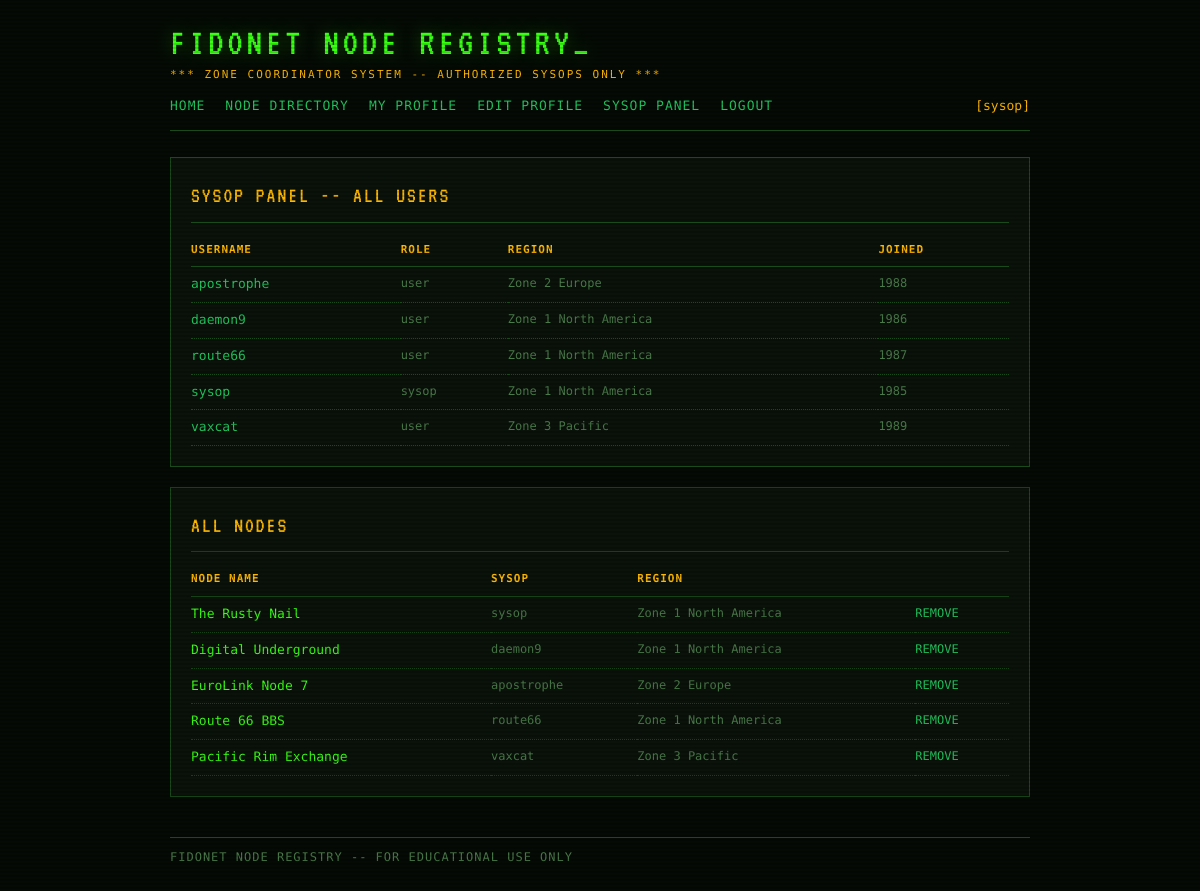
The page /sysop (signed in) on the database as committed earlier.
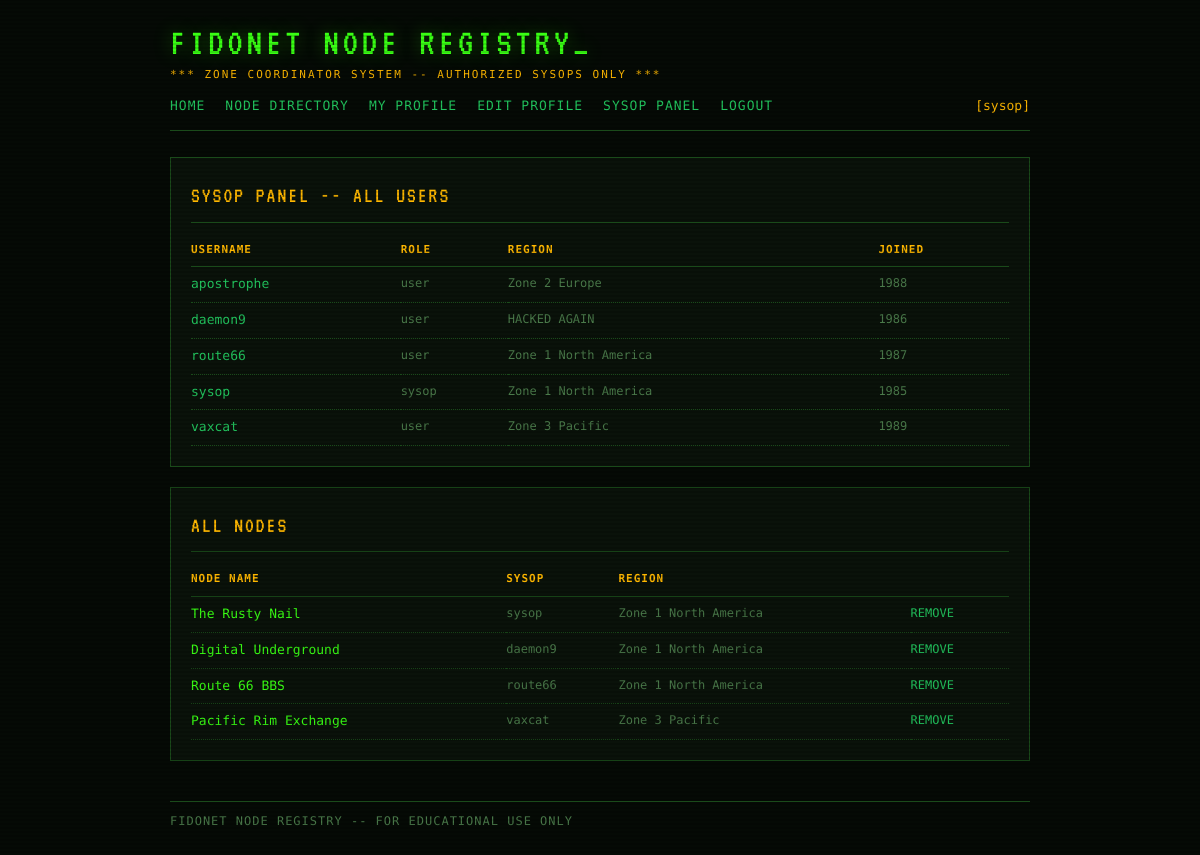
The same page on the database as committed later.
### tables this page shows
CREATE TABLE users (
            id INTEGER PRIMARY KEY AUTOINCREMENT,
            username TEXT UNIQUE NOT NULL,
            password_hash TEXT NOT NULL,
            role TEXT NOT NULL DEFAULT 'user',
            region TEXT,
            joined INTEGER
        );

CREATE TABLE nodes (
            id INTEGER PRIMARY KEY AUTOINCREMENT,
            name TEXT NOT NULL,
            phone TEXT,
            region TEXT,
            description TEXT,
            owner_id INTEGER NOT NULL
        );

### app.py (the view)
@app.route('/sysop')
def sysop():
    current = get_current_user(request)
    if not current:
        return redirect(url_for('login'))
    if current['role'] != 'sysop':
        flash('Access denied.', 'error')
        return redirect(url_for('directory'))
    all_users = user_repo.get_all()
    all_nodes = node_repo.get_all()
    return render_template('sysop.html', users=all_users, nodes=all_nodes, current_user=current)

### app.py (called while the page is built)
def get_current_user(req):
    token = req.cookies.get('bbs_token')
    if not token:
        return None
    return sessions.get(token)

    def fetchall(self, query, params=()):
        cursor = self._conn.cursor()
        cursor.execute(query, params)
        return cursor.fetchall()

    def get_all(self):
        return self._db.fetchall("SELECT * FROM users ORDER BY username")

    def get_all(self):
        return self._db.fetchall("""
            SELECT n.*, u.username AS owner_username
            FROM nodes n JOIN users u ON n.owner_id = u.id
            ORDER BY n.id
        """)

### templates/sysop.html
{% extends "base.html" %}
{% block content %}
<div class="panel">
  <div class="panel-title">SYSOP PANEL -- ALL USERS</div>
  <table class="data-table">
    <thead>
      <tr><th>USERNAME</th><th>ROLE</th><th>REGION</th><th>JOINED</th></tr>
    </thead>
    <tbody>
      {% for u in users %}
      <tr>
        <td class="name"><a href="{{ url_for('profile', user_id=u.id) }}">{{ u.username }}</a></td>
        <td class="meta">{{ u.role }}</td>
        <td class="meta">{{ u.region }}</td>
        <td class="meta">{{ u.joined }}</td>
      </tr>
      {% endfor %}
    </tbody>
  </table>
</div>
<div class="panel">
  <div class="panel-title">ALL NODES</div>
  <table class="data-table">
    <thead>
      <tr><th>NODE NAME</th><th>SYSOP</th><th>REGION</th><th></th></tr>
    </thead>
    <tbody>
      {% for node in nodes %}
      <tr>
        <td class="name">{{ node.name }}</td>
        <td class="meta">{{ node.owner_username }}</td>
        <td class="meta">{{ node.region }}</td>
        <td class="meta"><a href="{{ url_for('node_delete', node_id=node.id) }}">REMOVE</a></td>
      </tr>
      {% endfor %}
    </tbody>
  </table>
</div>
{% endblock %}

Rows that differ between the two databases and show on the page:
removed nodes: name "EuroLink Node 7", owner_username "apostrophe", region "Zone 2 Europe"
changed users "daemon9": region "Zone 1 North America" → "HACKED AGAIN"
